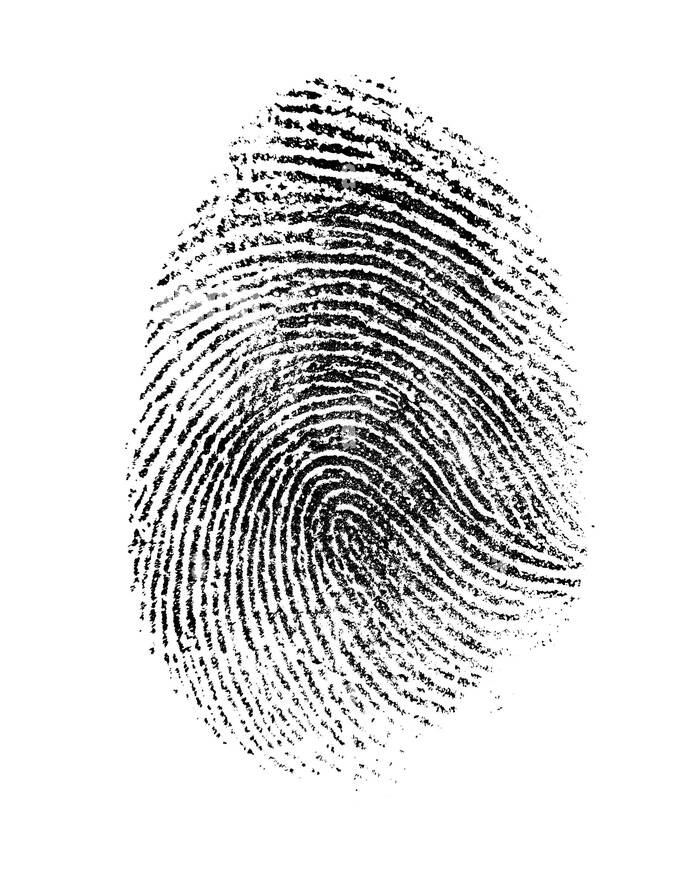
#> input picture fingerprint1.jpg, 677 x 870 px; the run also reads 1 picture not shown here
$ jupyter execute 'Fingerprint Matching System.ipynb'
#> lines starting #> are read from the running program, lines starting #| are printed output that depends on the picture
[cell 1]
import cv2
import numpy as np


def preprocess_image(image_path):
    # Load the image
#> called with image_path = 'fingerprint1.jpg'
    img = cv2.imread(image_path, cv2.IMREAD_GRAYSCALE)
#> img is the input picture: shape (870, 677); min 0, max 255, mean 218
    # Resize for consistency
    img = cv2.resize(img, (500, 500))
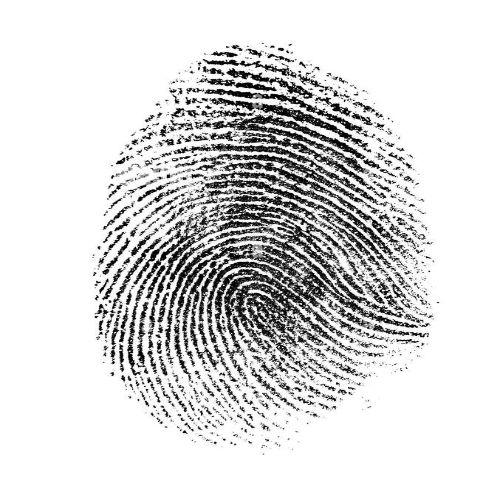
#> img: shape (500, 500); min 0, max 255, mean 217.9
    # Apply Gaussian Blur
    img = cv2.GaussianBlur(img, (5, 5), 0)
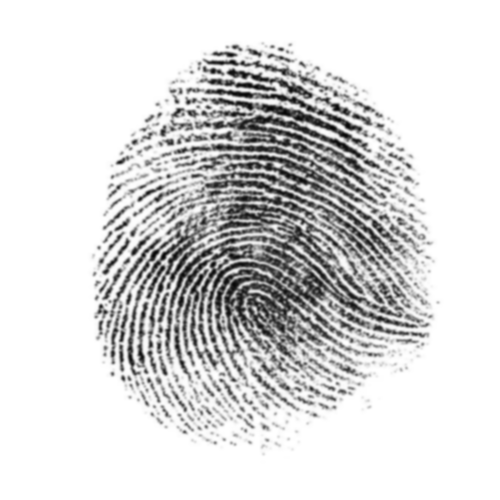
#> img: shape (500, 500); min 6, max 255, mean 217.9
    return img


def extract_features(image):
    # Use ORB (Oriented FAST and Rotated BRIEF) for feature detection
    orb = cv2.ORB_create()
    keypoints, descriptors = orb.detectAndCompute(image, None)
#> keypoints = 500 keypoints; strongest (x, y, size): (229, 72, 37.2), (248, 78, 44.6), (230, 71, 53.6), (334, 105, 53.6)
    return keypoints, descriptors


def match_fingerprints(descriptors1, descriptors2):
    # Use BFMatcher for matching
    bf = cv2.BFMatcher(cv2.NORM_HAMMING, crossCheck=True)
    matches = bf.match(descriptors1, descriptors2)
    # Sort matches by distance
    matches = sorted(matches, key=lambda x: x.distance)
    return matches

def display_matches(img1, kp1, img2, kp2, matches):
    # Draw matches
    result = cv2.drawMatches(img1, kp1, img2, kp2, matches[:50], None, flags=cv2.DrawMatchesFlags_NOT_DRAW_SINGLE_POINTS)
    # Show the result
    cv2.imshow("Matches", result)
    cv2.waitKey(0)
    cv2.destroyAllWindows()

# Main Function
if __name__ == "__main__":
    # Load and preprocess images
    img1 = preprocess_image("fingerprint1.jpg")
    img2 = preprocess_image("fingerprint1.1.jpg")

    # Extract features
    kp1, des1 = extract_features(img1)
#> kp1 has the same summary as keypoints in extract_features
    kp2, des2 = extract_features(img2)
#> kp2 has the same summary as keypoints in extract_features

    # Match fingerprints
    matches = match_fingerprints(des1, des2)
#> in match_fingerprints, `matches = bf.match(descriptors1, descriptors2)`: matches = 500 matches
#> matches = 500 matches
    print(f"Number of Matches Found: {len(matches)}")
#| Number of Matches Found: 500

    # Display matches
    display_matches(img1, kp1, img2, kp2, matches)
#> in display_matches, `result = cv2.drawMatches(img1, kp1, img2, kp2, matches[:50], None, fla..`:
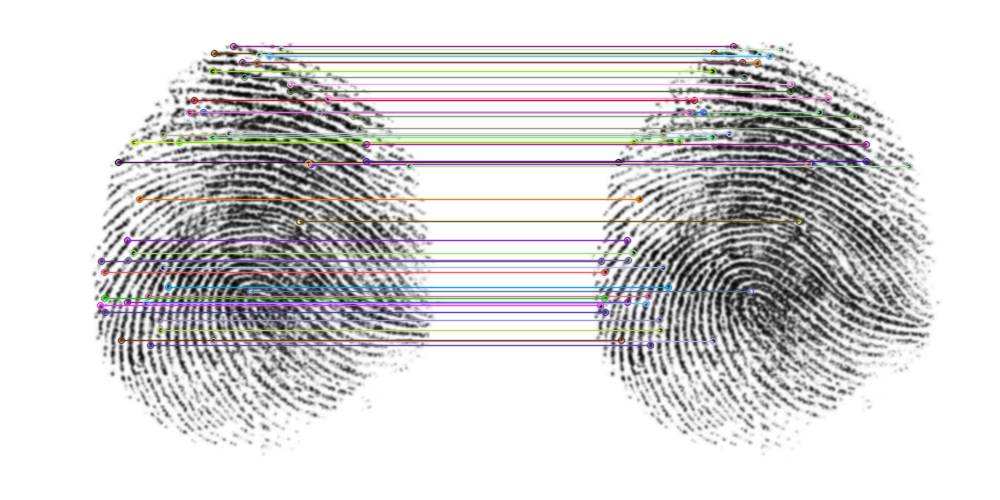
#> result: shape (500, 1000, 3); mean of channels 0, 1, 2 213.9, 213.2, 214.4; drawn as B, G, R

[cell 2]
import cv2
import numpy as np

def preprocess_image(image_path):
    """
    Preprocess the image by loading, resizing, equalizing histogram, and applying Gaussian blur.

    Parameters:
        image_path (str): Path to the image file.

    Returns:
        numpy.ndarray: Preprocessed grayscale image.
    """
#> called with image_path = 'fingerprint1.jpg'
    # Load the image in grayscale
    img = cv2.imread(image_path, cv2.IMREAD_GRAYSCALE)
    if img is None:
        raise FileNotFoundError(f"Image at {image_path} could not be loaded.")

    # Resize for consistency
    img = cv2.resize(img, (500, 500))

    # Apply histogram equalization for contrast enhancement
    img = cv2.equalizeHist(img)
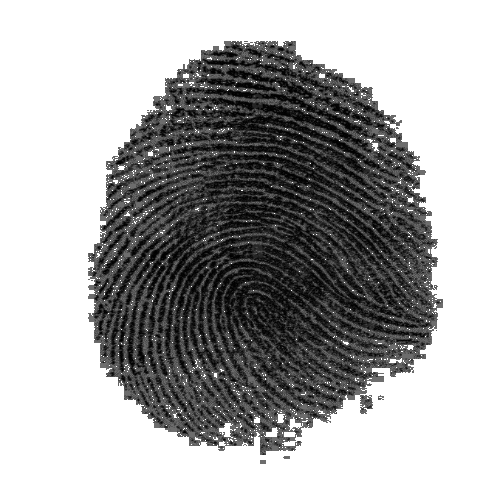
#> img: shape (500, 500); min 0, max 255, mean 169.7

    # Apply Gaussian Blur to reduce noise
    img = cv2.GaussianBlur(img, (5, 5), 0)
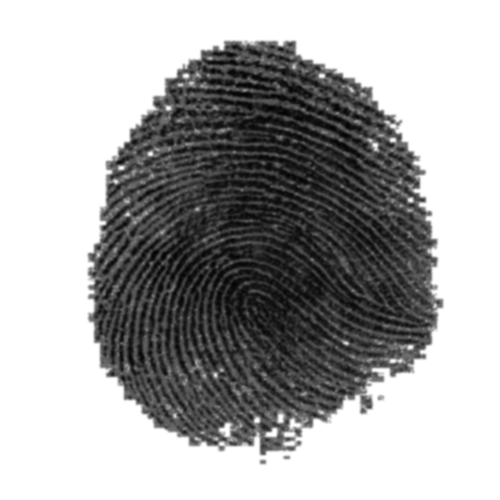
#> img: shape (500, 500); min 3, max 255, mean 169.7

    return img

def extract_features(image):
    """
    Extract features from the image using ORB (Oriented FAST and Rotated BRIEF).

    Parameters:
        image (numpy.ndarray): Input grayscale image.

    Returns:
        tuple: Keypoints and descriptors of the image.
    """
    orb = cv2.ORB_create()
    keypoints, descriptors = orb.detectAndCompute(image, None)
#> keypoints = 500 keypoints; strongest (x, y, size): (256, 419, 44.6), (220, 48, 44.6), (424, 199, 37.2), (410, 200, 37.2)
#> `kp1, des1 = extract_features(img1)`: kp1 has the same summary as keypoints in extract_features
#> `kp2, des2 = extract_features(img2)`: kp2 has the same summary as keypoints in extract_features
    return keypoints, descriptors

def match_fingerprints(descriptors1, descriptors2):
    """
    Match descriptors between two images using the BFMatcher.

    Parameters:
        descriptors1 (numpy.ndarray): Descriptors of the first image.
        descriptors2 (numpy.ndarray): Descriptors of the second image.

    Returns:
        list: List of matched features sorted by distance.
    """
    bf = cv2.BFMatcher(cv2.NORM_HAMMING, crossCheck=True)
    matches = bf.match(descriptors1, descriptors2)
#> matches = 500 matches
#| Number of Matches Found: 500
    matches = sorted(matches, key=lambda x: x.distance)
    return matches

def display_matches(img1, kp1, img2, kp2, matches, save_path=None):
    """
    Display and optionally save the image with matched keypoints drawn.

    Parameters:
        img1 (numpy.ndarray): First input image.
        kp1 (list): Keypoints of the first image.
        img2 (numpy.ndarray): Second input image.
        kp2 (list): Keypoints of the second image.
        matches (list): Matched keypoints.
        save_path (str, optional): Path to save the output image. Default is None.
    """
#> called with save_path = 'matched_fingerprints.jpg'
    result = cv2.drawMatches(img1, kp1, img2, kp2, matches[:50], None, flags=cv2.DrawMatchesFlags_NOT_DRAW_SINGLE_POINTS)
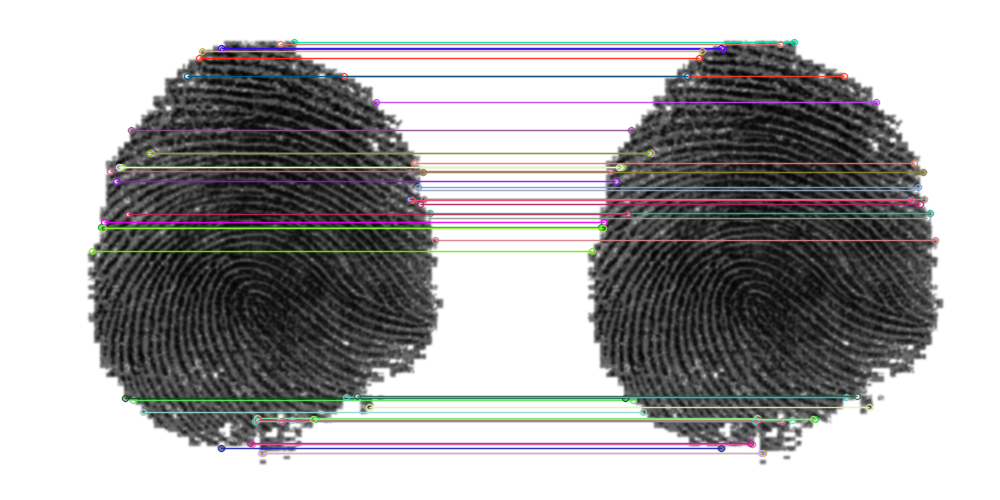
#> result: shape (500, 1000, 3); mean of channels 0, 1, 2 167.9, 167.5, 168.7; drawn as B, G, R

    # Show the result
    cv2.imshow("Matches", result)
    cv2.waitKey(0)
    cv2.destroyAllWindows()

    # Save the result if a path is specified
    if save_path:
        cv2.imwrite(save_path, result)

if __name__ == "__main__":
    try:
        # Paths to fingerprint images
        image_path1 = "fingerprint1.jpg"
        image_path2 = "fingerprint1.1.jpg"

        # Load and preprocess images
        img1 = preprocess_image(image_path1)
        img2 = preprocess_image(image_path2)

        # Extract features
        kp1, des1 = extract_features(img1)
        kp2, des2 = extract_features(img2)

        # Ensure descriptors are not empty
        if des1 is None or des2 is None:
            raise ValueError("One or both images did not yield any descriptors.")

        # Match fingerprints
        matches = match_fingerprints(des1, des2)
        print(f"Number of Matches Found: {len(matches)}")

        # Display and optionally save matches
        display_matches(img1, kp1, img2, kp2, matches, save_path="matched_fingerprints.jpg")

    except Exception as e:
        print(f"Error: {e}")
